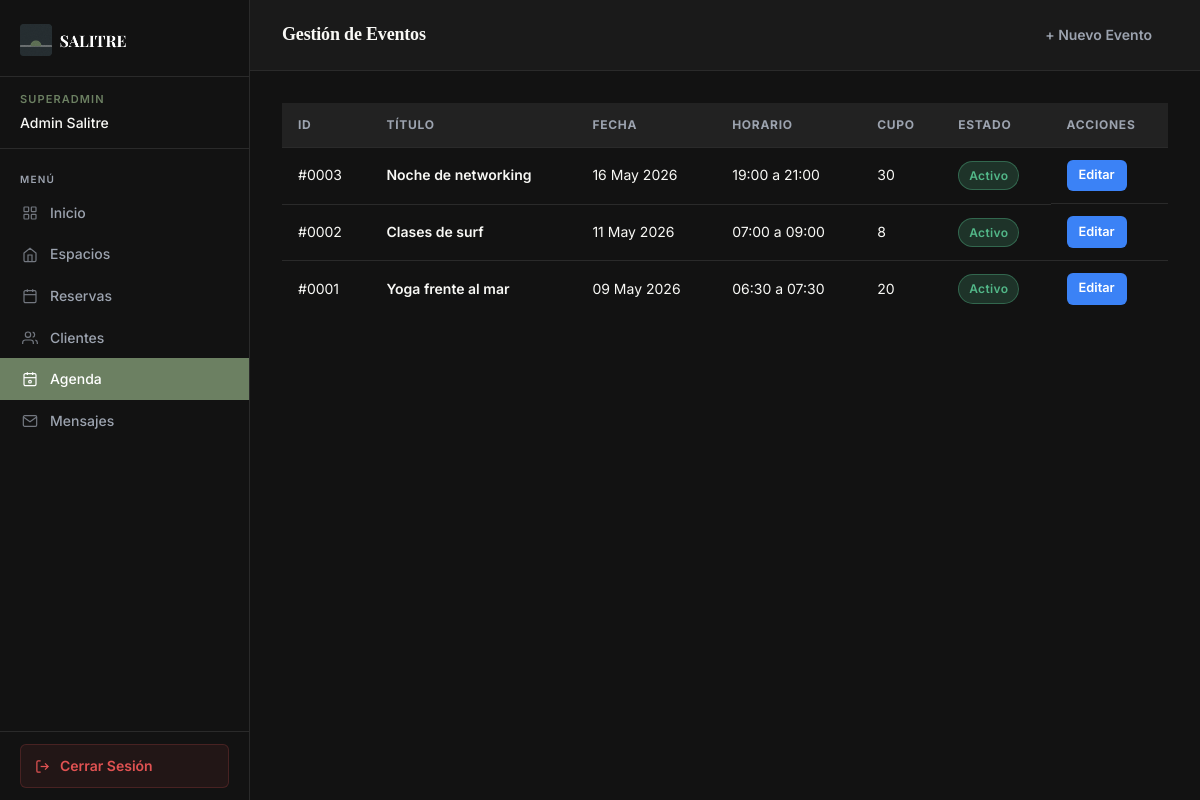
The page /admin/eventos/listar.php (signed in) on the database its author committed.
### tables this page shows
CREATE TABLE eventos (
  id           INT AUTO_INCREMENT PRIMARY KEY,
  titulo       VARCHAR(150) NOT NULL,
  descripcion  TEXT,
  fecha_evento DATE NOT NULL,
  hora_inicio  TIME NULL,
  hora_fin     TIME NULL,
  cupo         SMALLINT UNSIGNED NULL,
  activo       TINYINT(1) NOT NULL DEFAULT 1,
  creado_en    TIMESTAMP DEFAULT CURRENT_TIMESTAMP,
  KEY idx_fecha (fecha_evento)
);

### admin/eventos/listar.php (called while the page is built, shortened)
<?php
$eventos = [];
try {
    $pdo = conectarDB();
    $stmt = $pdo->prepare("SELECT * FROM eventos ORDER BY fecha_evento DESC");
    $stmt->execute();
    $eventos = $stmt->fetchAll();
} catch (PDOException $e) {
    error_log("Error listando eventos: " . $e->getMessage());
}
require __DIR__ . '/listar.view.php';

### admin/eventos/listar.view.php (the view, shortened to what this page needs)
<?php require_once dirname(__DIR__) . "/includes/header.php"; ?>
<?php require_once dirname(__DIR__) . "/includes/sidebar.php"; ?>
<main class="main-content">
    <div class="topbar">
        <h1 class="topbar__title">Gestión de Eventos</h1>
        <span class="topbar__meta"><a href="crear.php" class="btn btn-primary" style="padding: 0.5rem 1rem;">+ Nuevo Evento</a></span>
    </div>
    <div class="content-area">
        <div class="card p-0">
            <div style="overflow-x:auto;">
                <table class="data-table">
                    <thead>
                        <tr>
                            <th>ID</th>
                            <th>Título</th>
                            <th>Fecha</th>
                            <th>Horario</th>
                            <th>Cupo</th>
                            <th>Estado</th>
                            <th>Acciones</th>
                        </tr>
                    </thead>
                    <tbody>
                        <?php if (empty($eventos)): ?>
                            <tr>
                                <td colspan="7" style="padding:2rem; text-align:center; color:var(--color-text-muted);">
                                    No hay eventos registrados.
                                </td>
                            </tr>
                        <?php else: ?>
                            <?php foreach ($eventos as $evento): ?>
                                <tr>
                                    <td>#<?= str_pad((string)$evento["id"], 4, "0", STR_PAD_LEFT) ?></td>
                                    <td style="font-weight:600;"><?= htmlspecialchars((string)$evento["titulo"], ENT_QUOTES, 'UTF-8') ?></td>
                                    <td><?= date('d M Y', strtotime((string)$evento["fecha_evento"])) ?></td>
                                    <td>
                                        <?= !empty($evento["hora_inicio"]) ? date('H:i', strtotime((string)$evento["hora_inicio"])) : "—" ?>
                                        <?= !empty($evento["hora_fin"]) ? " a " . date('H:i', strtotime((string)$evento["hora_fin"])) : "" ?>
                                    </td>
                                    <td><?= (int)$evento["cupo"] > 0 ? (int)$evento["cupo"] : "∞" ?></td>
                                    <td>
                                        <span class="badge badge--<?= $evento["activo"] ? 'active' : 'inactive' ?>">
                                            <?= $evento["activo"] ? "Activo" : "Inactivo" ?>
                                        </span>
                                    </td>
                                    <td class="actions-cell">
                                        <a href="editar.php?id=<?= $evento["id"] ?>" class="btn btn--edit">Editar</a>
                                    </td>
                                </tr>
                            <?php endforeach; ?>
                        <?php endif; ?>
                    </tbody>
                </table>
            </div>
        </div>
    </div>
</main>
<?php require_once dirname(__DIR__) . "/includes/footer.php"; ?>

### assets/css/shared/variables.css (style rules this page uses)
:root { --color-bg: #F8F8F5; --color-text: #2c3539; --color-accent: #6C8062; --color-accent-dark: #4A5C42; --color-accent-light: #8FA886; --color-surface: #FFFFFF; --color-mid: #E4E9E4; --color-border: #D0D8D0; --color-text-muted: #6B7280; --color-text-light: #9CA3AF; --color-success: #4A7C59; --color-error: #C0392B; --color-danger: #C0392B; --color-warning: #D97706; --color-info: #2563EB; --font-display: "Playfair Display", Georgia, serif; --font-body: "Inter", system-ui, sans-serif; --text-xs: 0.75rem; --text-sm: 0.875rem; --text-base: 1rem; --text-lg: 1.125rem; --text-xl: 1.25rem; --text-2xl: 1.5rem; --text-3xl: 1.875rem; --text-4xl: 2.25rem; --text-5xl: 3rem; --space-1: 0.25rem; --space-2: 0.5rem; --space-3: 0.75rem; --space-4: 1rem; --space-5: 1.25rem; --space-6: 1.5rem; --space-8: 2rem; --space-10: 2.5rem; --space-12: 3rem; --space-16: 4rem; --space-20: 5rem; --space-24: 6rem; --radius-sm: 0.25rem; --radius-md: 0.5rem; --radius-lg: 1rem; --radius-xl: 1.5rem; --radius-full: 9999px; --shadow-sm: 0 1px 3px rgba(44, 53, 57, 0.08), 0 1px 2px rgba(44, 53, 57, 0.04); --shadow-md: 0 4px 6px rgba(44, 53, 57, 0.07), 0 2px 4px rgba(44, 53, 57, 0.05); --shadow-lg: 0 10px 20px rgba(44, 53, 57, 0.10), 0 4px 8px rgba(44, 53, 57, 0.06); --shadow-xl: 0 20px 40px rgba(44, 53, 57, 0.12), 0 8px 16px rgba(44, 53, 57, 0.08); --transition: all 0.2s ease; --transition-slow: all 0.4s ease; --navbar-height: 72px; }

### assets/css/admin/dashboard.css (style rules this page uses)
html, body { height: 100%; }
body.admin-body { font-family: var(--font); font-size: 0.9375rem; color: var(--adm-content-text); background: var(--adm-content-bg); display: grid; grid-template-columns: var(--sidebar-w) 1fr; grid-template-rows: 1fr; min-height: 100vh; }
.sidebar__nav-item a.active svg { filter: brightness(0) invert(1); }
.sidebar__nav-item a svg, .sidebar__nav-item button svg { flex-shrink: 0; opacity: 0.7; }
.sidebar__nav-item a:hover svg, .sidebar__nav-item a.active svg { opacity: 1; }
.main-content { grid-column: 2; grid-row: 1; background: var(--adm-content-bg); min-height: 100vh; display: flex; flex-direction: column; }
.topbar { display: flex; align-items: center; justify-content: space-between; padding: 1rem 2rem; background: var(--adm-surface); border-bottom: 1px solid var(--adm-border); position: sticky; top: 0; z-index: 10; }
.topbar__title { font-size: 1.125rem; font-weight: 700; color: var(--adm-text); letter-spacing: -0.01em; }
.topbar__meta { font-size: 0.8125rem; color: var(--adm-muted); }
.content-area { padding: 2rem; flex: 1; }

### assets/css/admin/crud.css (style rules this page uses)
.btn { display: inline-flex; align-items: center; gap: 0.375rem; padding: 0.5rem 1rem; font-size: 0.875rem; font-weight: 600; border: none; border-radius: 0.375rem; cursor: pointer; text-decoration: none; transition: opacity 120ms ease, transform 120ms ease; white-space: nowrap; }
.btn--edit { background: #3b82f6; color: #ffffff; padding: 0.35rem 0.75rem; font-size: 0.8rem; }
.data-table { width: 100%; border-collapse: collapse; font-size: 0.875rem; }
.data-table thead { background: var(--adm-surface-2); border-bottom: 1px solid var(--adm-border); }
.data-table th { padding: 0.75rem 1rem; text-align: left; font-size: 0.75rem; font-weight: 700; letter-spacing: 0.06em; text-transform: uppercase; color: var(--adm-muted); }
.data-table td { padding: 0.75rem 1rem; color: var(--adm-text); border-bottom: 1px solid var(--adm-border); vertical-align: middle; }
.data-table tbody tr:last-child td { border-bottom: none; }
.badge { display: inline-flex; align-items: center; gap: 0.3rem; padding: 0.25rem 0.625rem; border-radius: 999px; font-size: 0.75rem; font-weight: 600; letter-spacing: 0.03em; }
.badge--active { background: rgba(82, 183, 136, 0.2); color: var(--adm-success); border: 1px solid rgba(82, 183, 136, 0.4); }
.actions-cell { display: flex; align-items: center; gap: 0.5rem; }

### assets/css/admin/variables.css (style rules this page uses)
:root { --adm-bg: #121212; --adm-sidebar-bg: #121212; --adm-surface: #1a1a1a; --adm-surface-2: #222222; --adm-border: #2a2a2a; --adm-border-2: #333333; --adm-text: #F8F8F5; --adm-muted: #9CA3AF; --adm-accent: #6C8062; --adm-accent-dim: rgba(108, 128, 98, 0.15); --adm-danger: #e05252; --adm-success: #52b788; --adm-warning: #e0a952; --adm-info: #2563EB; --adm-content-bg: #121212; --adm-content-text: #F8F8F5; --sidebar-w: 250px; --radius: 0.375rem; --adm-radius: 0.5rem; --font: 'Inter', system-ui, sans-serif; --adm-font: 'Inter', system-ui, sans-serif; }

### rows shown on the page
eventos: id "0003", titulo "Noche de networking", fecha_evento "16 May 2026", hora_inicio "19:00", hora_fin "21:00", cupo "30", activo "Activo"
eventos: id "0002", titulo "Clases de surf", fecha_evento "11 May 2026", hora_inicio "07:00", hora_fin "09:00", cupo "8", activo "Activo"
eventos: id "0001", titulo "Yoga frente al mar", fecha_evento "09 May 2026", hora_inicio "06:30", hora_fin "07:30", cupo "20", activo "Activo"

### other values the page prints
$staff_rol "SUPERADMIN"
$staff_nombre "Admin Salitre"
$item['label'] "Inicio"
$item['label'] "Espacios"
$item['label'] "Reservas"
$item['label'] "Clientes"
$item['label'] "Agenda"
$item['label'] "Mensajes"
